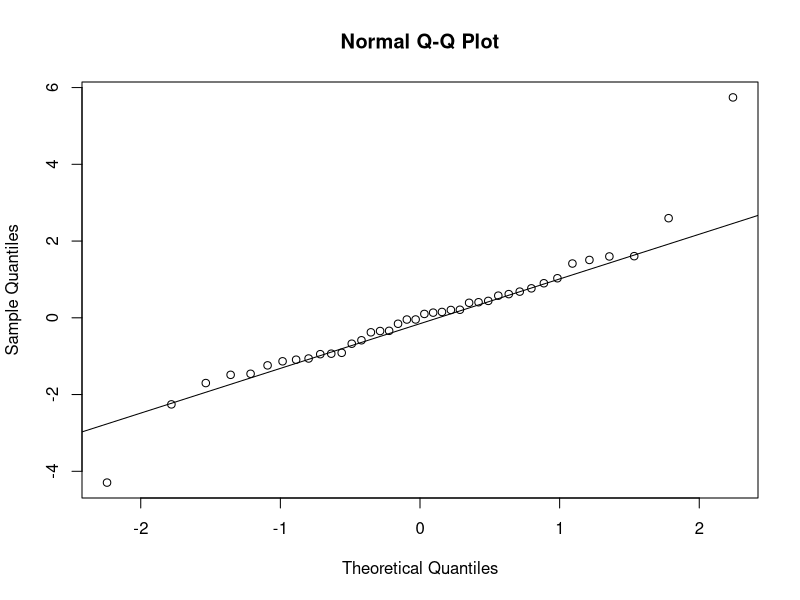
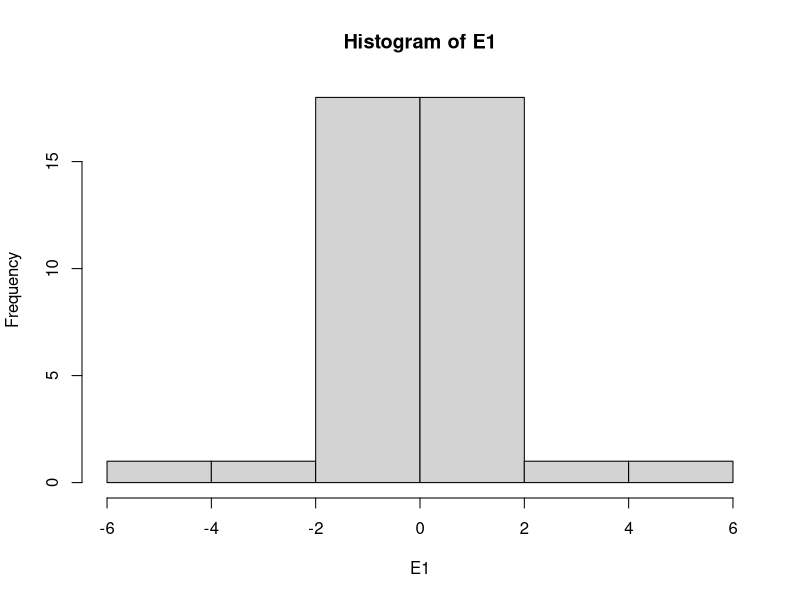
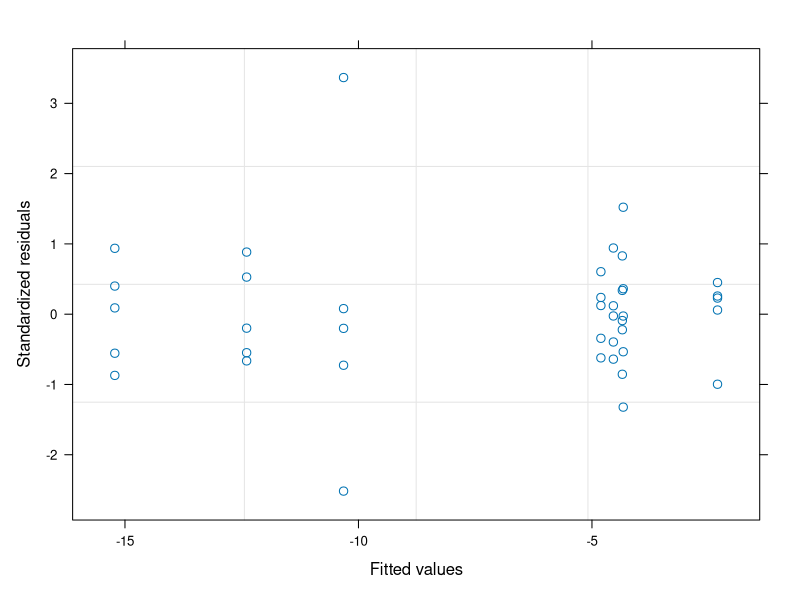

Source code (R) for these figures, in order: (Note: this script raises an error after producing the figures.)
#Author:  Clay Arango
#Creation date: 10-Feb-19
#Script to analyze NDS data from Summer 2018 WSB work with S. Roley and A. Alexiades

#packages
install.packages("nlme")
install.packages("nortest")
install.packages("dplyr")
install.packages("multcomp")
install.packages("MASS")
install.packages("ggplot2")
library(nlme)
library(nortest)
library(dplyr)
library(multcomp)
library(MASS)
library(ggplot2)

#Load data
cle_summer <- read.table(file="cle_summer.csv", header=T, sep=",")

#set variable
d = cle_summer

#evaluate data to make sure factors are correct
names(d)
unique(d$nutrient) #control, N, NP, NPSi, NSi, P, PSi, Si
unique(d$N) #should be 0 and 1
unique(d$P) #should be 0 and 1
unique(d$Si) #should be 0 and 1
unique(d$top) #should be "sponge" and "glass"
#if need to change, use recode function below. 
d$top<-recode(d$top, "cellulose" ="sponge")
str(d)

#convert N and P vand Si alues (0 or 1 for absence or presence) to factors
d$N<-as.factor(d$N)
d$P<-as.factor(d$P)
d$Si<-as.factor(d$Si)
str(d)

#subset data into gpp and cr response
d.cr = subset(d, top=="sponge", data=d)
d.gpp = subset(d, top=="glass", data=d)

#calculate nrr for cr
x = aggregate(d.cr[,8], list(d.cr$nutrient), mean, na.rm=T)
x
d.cr$cr.nrr = d.cr$cr.area/-3.569447 #is there a prettier way to do this?

#calculate nrr for gpp
x = aggregate(d.gpp[,9], list(d.gpp$nutrient), mean, na.rm=T)
x
d.gpp$gpp.nrr = d.gpp$gpp.area/2.753282 #is there a prettier way to do this?

############################################################
#analyze RESPIRATION data
############################################################

M1<-gls(cr.area~N*P*Si, data=d.cr, na.action=na.omit)
E1<-residuals(M1)
qqnorm(E1)
qqline(E1)
ad.test(E1)
   #residuals are normally distributed, p=0.241
hist(E1)  
plot(M1)
   #this doesn't look good

plot(filter(d.cr, !is.na(cr.area)) %>% dplyr::select(nutrient), 
     E1, xlab="nutrient", ylab="Residuals")
bartlett.test(cr.area~nutrient, data=d.cr)
   #variance test not OK, we'll probably need to mess with this one

anova(M1)
  #co-limited by N, P, and Si

x <- group_by(d.cr, nutrient) %>%  # Grouping function causes subsequent functions to aggregate by season and reach
  summarize(cr.mean = abs(mean(cr.area, na.rm = TRUE)), # na.rm = TRUE to remove missing values
            cr.sd=abs(sd(cr.area, na.rm = TRUE)),  # na.rm = TRUE to remove missing values
            n = sum(!is.na(cr.area)), # of observations, excluding NAs. 
            cr.se=cr.sd/sqrt(n))

ggplot(data=x, aes(x=nutrient, y=cr.mean)) + 
  geom_bar(stat="identity", position=position_dodge(), color = "black") + 
  geom_errorbar(aes(ymin=cr.mean, ymax=cr.mean+cr.se), width=0.2, 
                position=position_dodge(0.9)) + 
  xlab("Nutrient") +
  ylab(expression(Respiration~(ug~O[2]~m^{-2}~h^{-1}))) +
  ylim(0,20) +
  labs(fill="Light") +
  theme_bw() +
  theme(panel.grid.major=element_blank(),
        panel.grid.minor=element_blank(),
        legend.title=element_text(size=6),
        legend.key=element_blank(), 
        legend.position=c(0.5,0.95), 
        legend.text=element_text(size=8), 
        legend.background=element_blank(), 
        legend.direction="horizontal", 
        legend.key.size=unit(0.3, "cm"), 
        axis.title.y=element_text(size=8), 
        axis.title.x=element_text(size=8), 
        axis.text.x=element_text(size=8))

#ggsave('output/figures/Ring_summer.tiff',
#       units="in",
#       width=3.25,
#       height=3.25,
#       dpi=1200,
#       compression="lzw")

############################################################
#analyze the PRODUCTION data
############################################################

M1<-gls(gpp.area~N*P*Si, data=d.gpp, na.action=na.omit) 
E1<-residuals(M1)
qqnorm(E1)
qqline(E1)
ad.test(E1)
   #residuals are not normal, check outlier

hist(E1, xlab="residuals", main="")
plot(M1)

plot(filter(d.gpp, !is.na(gpp.area)) %>% dplyr::select(nutrient), 
     E1, xlab="nutrient", ylab="Residuals")
bartlett.test(gpp.area~nutrient, data=d.gpp)
   #not good, check outlier

anova(M1)
  #N

x <- group_by(d.gpp, nutrient) %>%  # Grouping function causes subsequent functions to aggregate by season and reach
  summarize(gpp.mean = abs(mean(gpp.area, na.rm = TRUE)), # na.rm = TRUE to remove missing values
            gpp.sd=abs(sd(gpp.area, na.rm = TRUE)),  # na.rm = TRUE to remove missing values
            n = sum(!is.na(gpp.area)), # of observations, excluding NAs. 
            gpp.se=gpp.sd/sqrt(n))

ggplot(data=x, aes(x=nutrient, y=gpp.mean)) + 
  geom_bar(stat="identity", position=position_dodge(), color = "black") + 
  geom_errorbar(aes(ymin=gpp.mean, ymax=gpp.mean+gpp.se), width=0.2, 
                position=position_dodge(0.9)) + 
  xlab("Nutrient") +
  ylab(expression(Production~(ug~O[2]~m^{-2}~h^{-1}))) +
  labs(fill="Light") +
  theme_bw() +
  theme(panel.grid.major=element_blank(),
        panel.grid.minor=element_blank(), 
        legend.title=element_text(size=6), 
        legend.key=element_blank(),  
        legend.position=c(0.5,0.95),  
        legend.text=element_text(size=8),  
        legend.background=element_blank(),  
        legend.direction="horizontal",  
        legend.key.size=unit(0.3, "cm"),  
        axis.title.y=element_text(size=8),  
        axis.title.x=element_text(size=8),  
        axis.text.x=element_text(size=8))

#ggsave('output/figures/gppByNutrient.tiff',
#       units="in",
#       width=3.25,
#       height=3.25,
#       dpi=1200,
#       compression="lzw")


#BELOW HERE IS NOT EDITED





############################################################
#analyze the CHL-A biomass on disks

M1<-gls(chla~N*P*light, data=roza_sum.chla, na.action=na.omit)
E1<-residuals(M1)
qqnorm(E1)
qqline(E1)
ad.test(E1)
  #residuals look bad (p=0.001)
hist(E1)
plot(M1)

vf1 = varIdent(form = ~ 1|N*P)
vf2 = varIdent(form = ~ 1|light)
vf3 = varIdent(form = ~ 1|N*P*light)
vf4 = varPower(form = ~ fitted(.)) 
vf5 = varExp(form = ~ fitted(.))
vf6 = varConstPower(form = ~ fitted(.))
vf7 = varExp(form = ~ fitted(.)|nutrient)

M2<-gls(chla~N*P*light, data=roza_sum.chla, na.action=na.omit, weights=vf1)
M3<-gls(chla~N*P*light, data=roza_sum.chla, na.action=na.omit, weights=vf2)
M4<-gls(chla~N*P*light, data=roza_sum.chla, na.action=na.omit, weights=vf3)
M5<-gls(chla~N*P*light, data=roza_sum.chla, na.action=na.omit, weights=vf4)
M6<-gls(chla~N*P*light, data=roza_sum.chla, na.action=na.omit, weights=vf5)
M7<-gls(chla~N*P*light, data=roza_sum.chla, na.action=na.omit, weights=vf6)
M8<-gls(chla~N*P*light, data=roza_sum.chla, na.action=na.omit, weights=vf7)

anova(M1,M2,M3,M4,M5,M6,M7,M8)

#M3 is best on AIC

E3<-residuals(M3)
qqnorm(E3)
qqline(E3)
ad.test(E3)
#residuals are not normal (p=0.001)
hist(E3, xlab="residuals", main="")
plot(M3)
  #hist and plot look good

plot(filter(roza_sum.chla, !is.na(chla)) %>% dplyr::select(light), 
     E3, xlab="light", ylab="Residuals")
bartlett.test(chla~light, data=roza_sum.chla)

plot(filter(roza_sum.chla, !is.na(chla)) %>% dplyr::select(nutrient), 
     E3, xlab="nutrient", ylab="Residuals")
bartlett.test(chla~nutrient, data=roza_sum.chla)

anova(M3)

#light is significant and N and P separately interact with light

x<-roza_sum.chla[complete.cases(roza_sum.chla$chla),]

with(x, 
     interaction.plot(nutrient,light,chla, 
                      ylim=c(0,1.5),lty=c(1,12),lwd=2,ylab="Chlorophyll a", 
                      xlab="Nutrient", trace.label="Light"))

x <- group_by(roza_sum.chla, nutrient, light) %>%  # Grouping function causes subsequent functions to aggregate by season and reach
  summarize(chla.mean = mean(chla, na.rm = TRUE), # na.rm = TRUE to remove missing values
            chla.sd=sd(chla, na.rm = TRUE),  # na.rm = TRUE to remove missing values
            n = sum(!is.na(chla)), # of observations, excluding NAs. 
            chla.se=chla.sd/sqrt(n))

ggplot(data=x, 
       aes(x=nutrient, y=chla.mean, fill=light)) + 
  geom_bar(stat="identity", position=position_dodge(), color = "black") + 
  geom_errorbar(aes(ymin=chla.mean, ymax=chla.mean+chla.se), width=0.2, 
                position=position_dodge(0.9)) + 
  scale_fill_manual(values=c("white","black")) +
  xlab("Nutrient") +
  ylab(expression(Chlorophyll~a~(ug~cm^{-2}))) +
  ylim(0,1.7) +
  labs(fill="Light") +
  theme_bw() +
  theme(panel.grid.major=element_blank(), 
        panel.grid.minor=element_blank(), 
        legend.title=element_text(size=6), 
        legend.key=element_blank(), 
        legend.position=c(0.5,0.95), 
        legend.text=element_text(size=8), 
        legend.background=element_blank(), 
        legend.direction="horizontal", 
        legend.key.size=unit(0.3, "cm"), 
        axis.title.y=element_text(size=8), 
        axis.title.x=element_text(size=8), 
        axis.text.x=element_text(size=8))

ggsave('output/figures/chlaByNutrientLight.tiff',
       units="in",
       width=3.25,
       height=3.25,
       dpi=1200,
       compression="lzw")



############################################################
############################################################
#calculate nrr mean and standard error
x1 <- group_by(roza_sum, nutrient, light) %>%  # Grouping function causes subsequent functions to aggregate by season and reach
  summarize(chla.nrr.mean = mean(chla.nrr, na.rm = TRUE), # na.rm = TRUE to remove missing values
            chla.nrr.sd=sd(chla.nrr, na.rm = TRUE),  # na.rm = TRUE to remove missing values
            chla.n = sum(!is.na(chla.nrr)), # of observations, excluding NAs. 
            chla.nrr.se=chla.nrr.sd/sqrt(chla.n))


x2 <- group_by(roza_sum, nutrient, light) %>%  # Grouping function causes subsequent functions to aggregate by season and reach
  summarize(gpp.nrr.mean = mean(gpp.nrr, na.rm = TRUE), # na.rm = TRUE to remove missing values
            gpp.nrr.sd=sd(gpp.nrr, na.rm = TRUE),  # na.rm = TRUE to remove missing values
            gpp.n = sum(!is.na(gpp.nrr)), # of observations, excluding NAs. 
            gpp.nrr.se=gpp.nrr.sd/sqrt(gpp.n))

x3 <- group_by(roza_sum, nutrient, light) %>%  # Grouping function causes subsequent functions to aggregate by season and reach
  summarize(cr.nrr.mean = mean(cr.nrr, na.rm = TRUE), # na.rm = TRUE to remove missing values
            cr.nrr.sd=sd(cr.nrr, na.rm = TRUE),  # na.rm = TRUE to remove missing values
            cr.n = sum(!is.na(cr.nrr)), # of observations, excluding NAs. 
            cr.nrr.se=cr.nrr.sd/sqrt(cr.n))

roza_sum.nrr<-cbind(x1,x2,x3)
roza_sum.nrr <- roza_sum.nrr[, !duplicated(colnames(roza_sum.nrr))]
write.csv(roza_sum.nrr, "roza_sum.nrr.csv")
